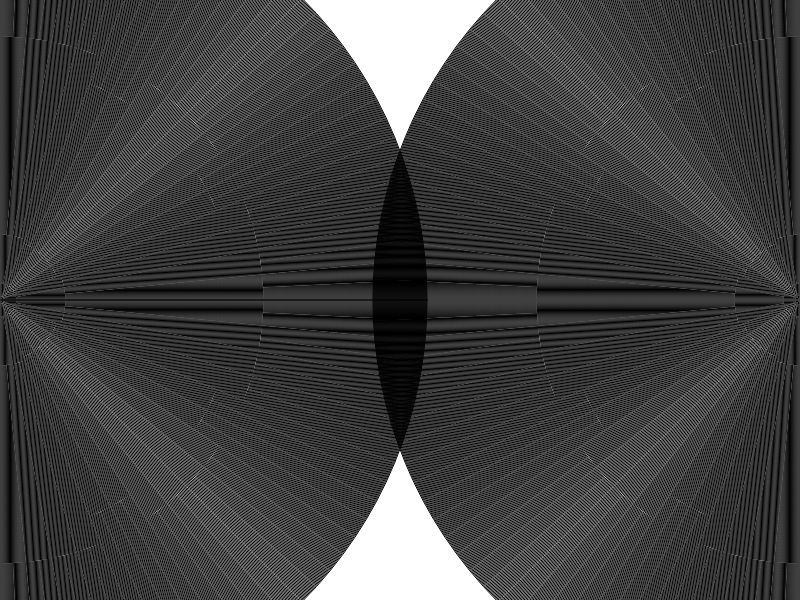
Frame 1 (no input)
Frame 60 (no input): identical to frame 1, image omitted
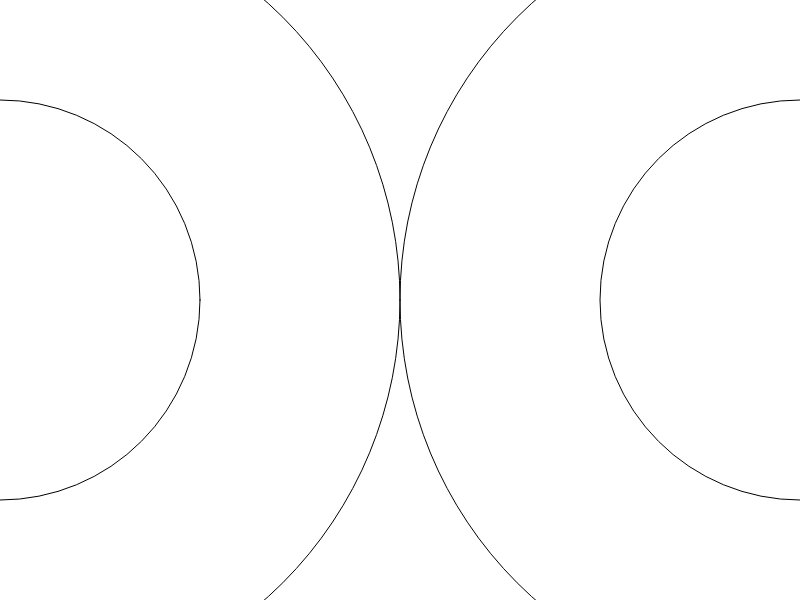
Frame 120 (the mouse pressed at the canvas centre since frame 60)

The p5.js sketch that drew these frames (run headless with seeded random() and noise() and a simulated clock; from frame 60 on, the mouse is pressed at the canvas centre):

// p5.js sketch
// ── sketch.js
/* 
 
  106. Arcs from the midpoints of two sides of the wall. (ACG 8). 
  Black pencil. 
  First Drawn by: SL 
  Collection: Dr and Mrs Lorenzo 
  Bonomo, Spoleto, Italy. 
  August, 1971 
  
  Ported to p5.js by Casey Reas
  11 July 2016
  p5.js 0.5.2
  
  Restored by Casey Reas <http://reas.com> 
  22 June 2016 
  Processing v.3.1.1 <http://processing.org> 
   
  Implemented as software by Casey Reas <http://groupc.net> 
  March, 2004 
  Processing v.68 <http://processing.org> 
  
*/

function setup() {
  createCanvas(800, 600);
  noFill();
  stroke(0);
}

function draw() {
  background(255);
  var maximum_radius = dist(0, height / 2, width, 0);
  var density = constrain(mouseX, 2, width);
  for (var i = density; i <= maximum_radius; i += density) {
    ellipse(0, height / 2, i, i);
    ellipse(width, height / 2, i, i);
  }
}
